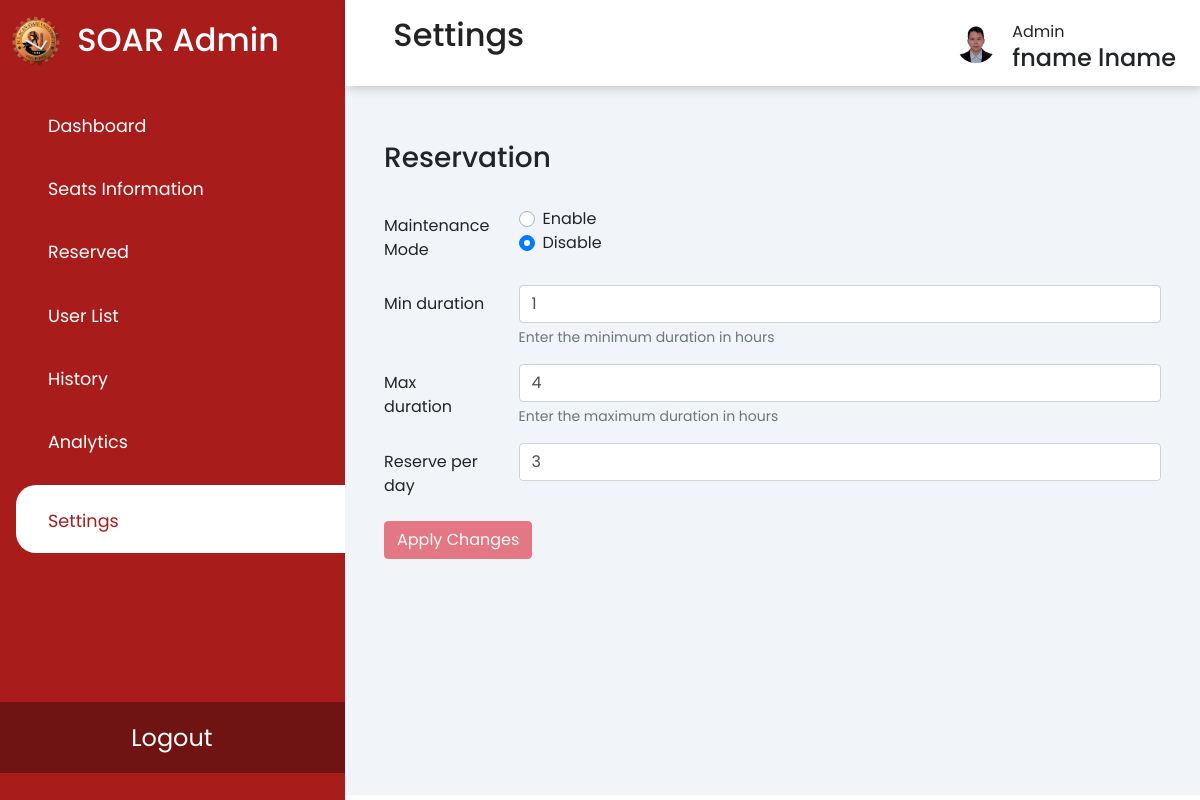
Before: /settings.php (signed in) with the older database file.
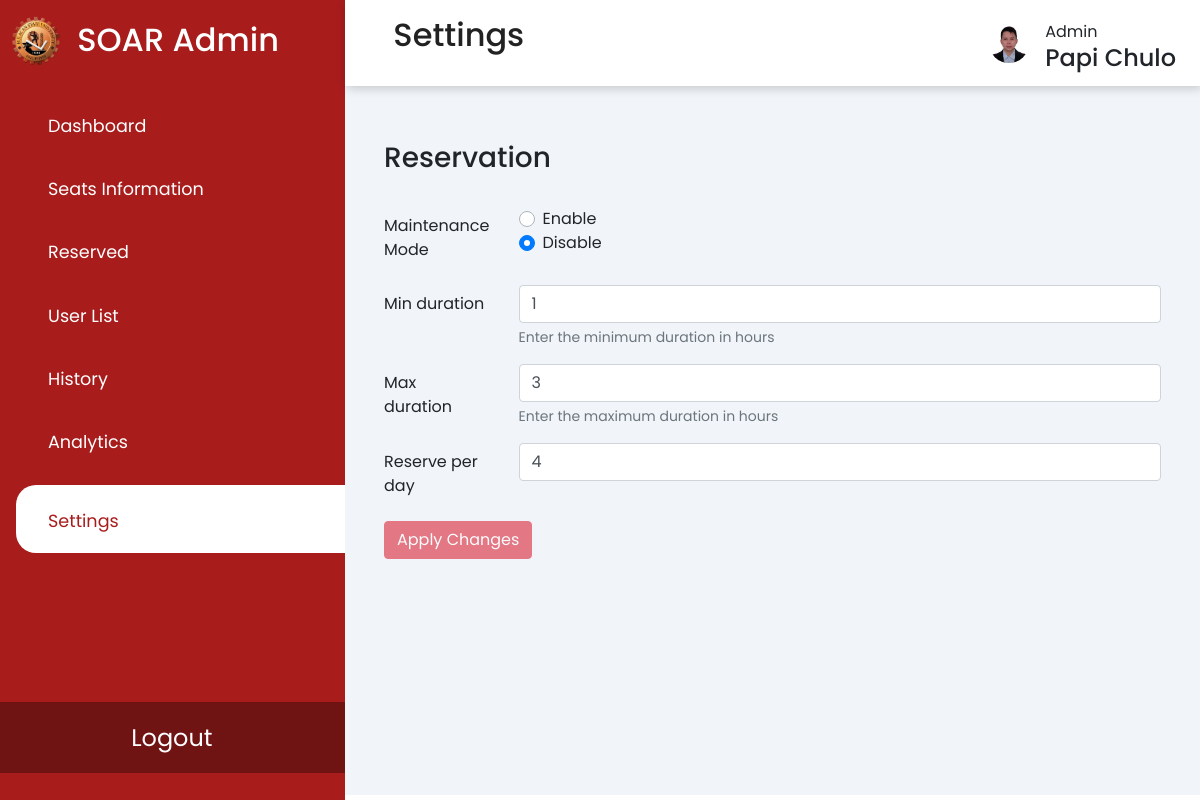
After: the same page with the newer database file.
### tables this page shows
CREATE TABLE `settings` (
  `settings_id` int(11) NOT NULL,
  `reservation` tinyint(1) DEFAULT NULL,
  `minDuration` int(11) DEFAULT NULL,
  `maxDuration` int(11) DEFAULT NULL,
  `reservePerDay` int(11) NOT NULL
);

### settings.php (the view, shortened to what the changed rows need)
<?php
require 'assets/php/connect.php';
?>
<!DOCTYPE HTML>
<html>
<link rel="stylesheet" href="https://cdn.jsdelivr.net/npm/sweetalert2@10.16.6/dist/sweetalert2.min.css">
<head>
    <link rel="stylesheet" href="https://cdn.jsdelivr.net/npm/bootstrap@4.6.2/dist/css/bootstrap.min.css"
>
    <link rel="stylesheet" type="text/css" href="assets/css/analytics.css" />
    <link rel="stylesheet"
        href="https://maxst.icons8.com/vue-static/landings/line-awesome/line-awesome/1.3.0/css/line-awesome.min.css">
</head>
<body>
    <div class="sidebar">
        <div class="sidebar-brand">
            <h2> <span>SOAR Admin</span></h2>
        </div>
    </div>
    <div class="main-content">
        <header>
            <h2>
                <label for="nav-toggle">
                    <span class="la la-bars"></span>
                </label>
                Settings
            </h2>
            <div class="user-wrapper">
                        <div>
                        Admin
                            <h4>
                                <?php echo $_SESSION["first_name"] . ' ' . $_SESSION["last_name"]; ?>
                            </h4>
                        </div>
                    </div>
        </header>
        <?php
        $sql = "SELECT * FROM `settings` WHERE `settings_id` = 1";
        $result = mysqli_query($conn, $sql);
        if ($result && mysqli_num_rows($result) > 0) {
            $settings = mysqli_fetch_assoc($result);
        } else {
            echo "Error retrieving settings: " . mysqli_error($conn);
        }
        ?>
        <main>
            <div class="container mt-4">
                <br>
                <form id="settings-form" action="<?php echo $_SERVER['PHP_SELF']; ?>" method="POST">
                    <div class="form-group row">
                        <div class="col-sm-10">
                            <input type="number" class="form-control" id="min_duration" name="min_duration" value="<?php echo $settings['minDuration']; ?>">
                            <small class="form-text text-muted">Enter the minimum duration in hours</small>
                        </div>
                    </div>
                    <div class="form-group row">
                        <div class="col-sm-10">
                            <input type="number" class="form-control" id="max_duration" name="max_duration" value="<?php echo $settings['maxDuration']; ?>">
                            <small class="form-text text-muted">Enter the maximum duration in hours</small>
                        </div>
                    </div>
                    <div class="form-group row">
                        <div class="col-sm-10">
                            <input type="number" class="form-control" id="reserve_per_day" name="reserve_per_day" value="<?php echo $settings['reservePerDay']; ?>">
                        </div>
                    </div>
                </form>
            </div>
        </main>
    </div>
</body>
</html>

Changed rows visible on the page:
changed settings: max_duration "4" → "3"; reserve_per_day "3" → "4"
Other visible differences:
$_SESSION["first_name"]: "fname" → "Papi"
$_SESSION["last_name"]: "lname" → "Chulo"
